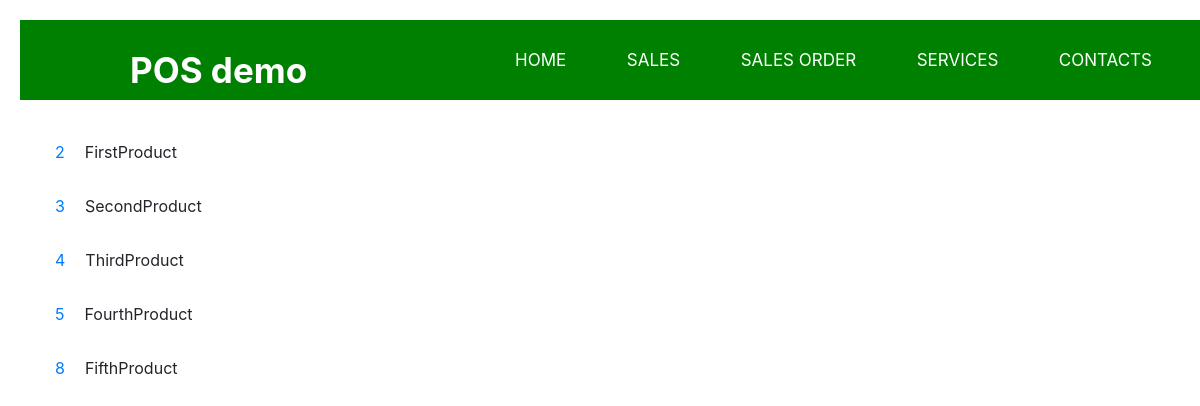
Page /sales/products/ on the committed database.
### sales/models.py (models this page shows, shortened)
class Product(models.Model):
    auto_id         = models.AutoField(primary_key=True)
    name            = models.CharField(max_length=100)
    description     = models.CharField(max_length=100)
    unit            = models.DecimalField(max_digits=8, decimal_places=0)
    unitCost        = models.DecimalField(max_digits=8, decimal_places=0)
    unitSalesprice  = models.DecimalField(max_digits=8, decimal_places=0, null=True)
    def get_absolute_url(self):
        return reverse('product-detail', args=[str(self.auto_id)])

### sales/views.py (the view)
# urls.py: path('products/', ProductListView.as_view(), name='product-list'),
class ProductListView(generic.ListView):
    model = Product

### sales/templates/sales/product_list.html
{% extends "base_page.html" %}
{% block content %}
    {% if product_list %}
        {% for product in product_list %}
        <table>
            <tr>
                <td><a href="{{ product.get_absolute_url }}">{{ product.auto_id }}</a></td>
                <td><div>{{product.name }}</div></td>
            </tr>
        </table>
        {% endfor %}
    {% else %}
        <p>There is no product in the list yet.</p>
    {% endif %}
{% endblock %}

### sales/static/css/styles.css (style rules this page uses)
* { padding:0; margin: 10px; text-decoration: none; list-style: none; box-sizing: border-box; }

### rows in the picture
Product: auto_id "2", name "FirstProduct"
Product: auto_id "3", name "SecondProduct"
Product: auto_id "4", name "ThirdProduct"
Product: auto_id "5", name "FourthProduct"
Product: auto_id "8", name "FifthProduct"
